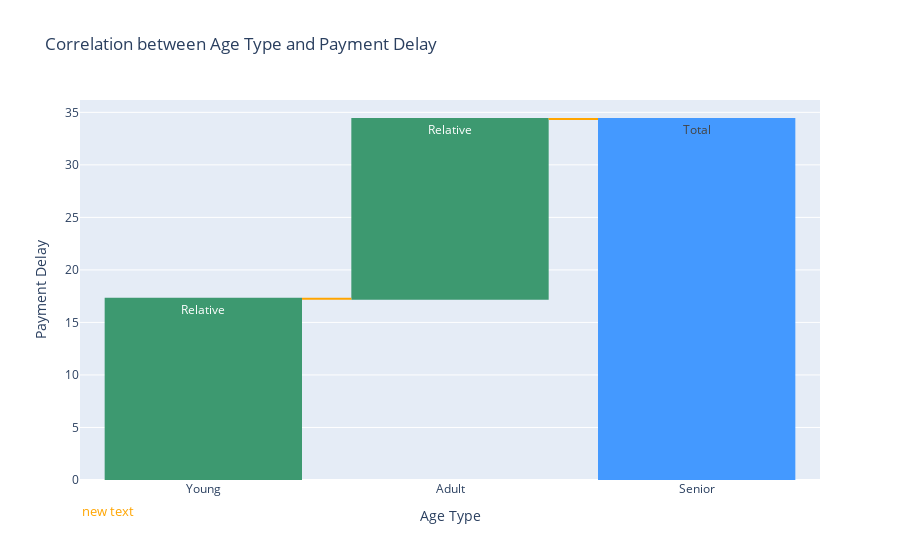

Notebook source saved alongside this figure:
### Code cell
import plotly.graph_objects as go

trace = go.Waterfall(
    x=age_payment_corr['Age Type'],
    y=age_payment_corr['Payment Delay'],
    measure=['relative', 'relative', 'total'],
    text=['Relative', 'Relative', 'Total'],
    connector={'line': {'color': 'orange'}}
)

layout = go.Layout(
    title='Correlation between Age Type and Payment Delay',
    xaxis=dict(title='Age Type'),
    yaxis=dict(title='Payment Delay')
)

fig = go.Figure(data=[trace], layout=layout)

fig.add_annotation(dict(font=dict(color='orange', size=13),
                       x=0,
                       y=-0.11,
                       showarrow=False,
                       textangle=0,
                       xanchor='left',
                       xref="paper",
                       yref="paper"))

fig.show()

# A waterfall chart
# measure: Defines the type of values. In this case, 
# it's set to "relative" for the first two items and "total" for the last item, which represents the total.
# text: Labels for each category (optional).

# In a waterfall chart, the "measure" parameter specifies how each data point is treated concerning 
# the previous data points.
# The first two items in the waterfall chart are set to "relative" to show how the "Payment Delay" values change 
# concerning the "Age Type" categories. 
# This helps visualize how each "Age Type" category contributes to the total "Payment Delay." 
# The last item is set to "total" to show the cumulative "Payment Delay."

# Using "relative" and "total" in this manner allows you to understand how each category contributes to the 
# overall total, which can be especially useful for analyzing data with a hierarchical or incremental structure.
# A waterfall chart

### Figure 1 — Plotly figure (JSON) as saved in the notebook; plotly's stock layout.template omitted (floating-point values rounded to 4 significant figures)
{"data": [{"connector": {"line": {"color": "orange"}}, "measure": ["relative", "relative", "total"], "text": ["Relative", "Relative", "Total"], "type": "waterfall", "x": ["Young", "Adult", "Senior"], "y": [17.25, 17.12, 16.95]}], "layout": {"annotations": [{"font": {"color": "orange", "size": 13}, "showarrow": false, "textangle": 0, "x": 0, "xanchor": "left", "xref": "paper", "y": -0.11, "yref": "paper"}], "title": {"text": "Correlation between Age Type and Payment Delay"}, "xaxis": {"title": {"text": "Age Type"}}, "yaxis": {"title": {"text": "Payment Delay"}}}}
